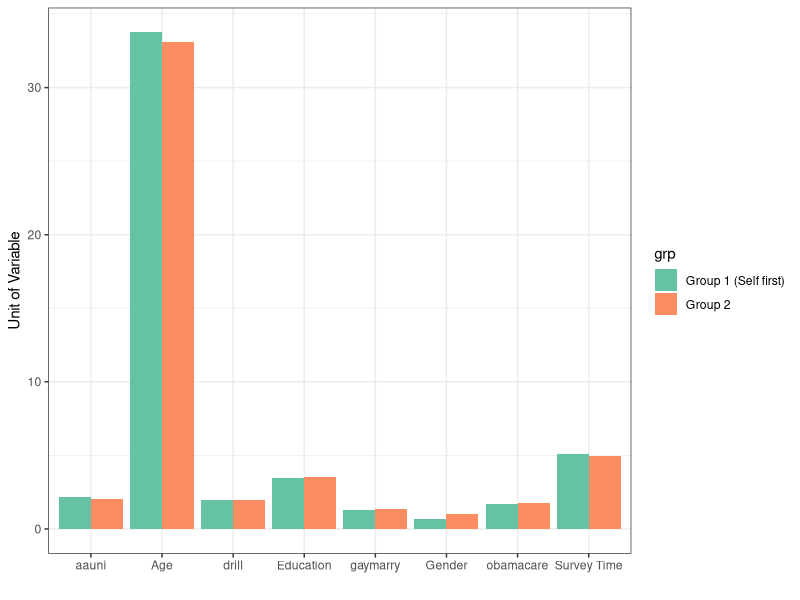

Here is the R script that generated this plot: (Note: this script raises an error after producing the figure.)
rm(list = ls())
################################################################################
# Data analysis for rationalizaion Experiment
# Fridolin Linder
#
# Input: main_study_clean.csv (cleaned qualtrix data output)
################################################################################
#setwd("~/Dropbox/rationalization/rationalization")
library(randomForest)
library(xtable)
library(ggplot2)
library(scales)
library(grid)
library(dplyr)

# Load data
dat <- read.csv("../data/main_study/main_study_clean.csv", sep = ",")

# Recode climate change question
dat$gwhow[is.na(dat$gwhow)] <- dat$gwhow2[!is.na(dat$gwhow2)]
dat$gwhow2 <- NULL 

#===============================================================================
# Some descriptive plots for the research plan
#===============================================================================

# Balance Statistics
stats <- c(tapply(dat$age, dat$group, mean),
           tapply(dat$edu, dat$group, mean),
           tapply(dat$sex, dat$group, mean),
           tapply(dat$tcompl, dat$group, mean),
           tapply(dat$gaymarry, dat$group, mean),
           tapply(dat$aauni, dat$group, mean),
           tapply(dat$drill, dat$group, mean),
           tapply(dat$hltref, dat$group, mean))
pdat <- data.frame(val = stats, grp = rep(c("Group 1 (Self first)", "Group 2"), 8), 
                   var = rep(c("Age", "Education", "Gender", "Survey Time",
                               "gaymarry", "aauni", "drill", "obamacare"), 
                             each = 2)
)
p <- ggplot(pdat, aes(var, val, fill = grp))
p <- p + geom_bar(position = "dodge", stat = "identity")
p <- p + theme_bw() + scale_fill_brewer(palette="Set2")
p <- p + labs(y = "Unit of Variable", x = "")
ggsave(plot = p, filenam = "../figures/bal_main.png")

# Time to complete survey
p <- ggplot(dat, aes(tcompl))
p <- p + geom_density() + theme_bw()
p <- p + geom_histogram(aes(y = ..density..), colour = "#FC8D62", fill = "#66C2A5",
                        alpha = 0.8, binwidth = 1) 
p <- p + labs(x = "Time in Minutes")
ggsave(plot = p, filenam = "../figures/main/time.png")

# Deal with other pref = other party
dat$pref2[dat$pref2 == ""] <- NA
dat$pref2_fac <- NA
dat$pref2_fac[grep("^[I,i]ndepend[e,a]nt$", dat$pref2)] <- 3
dat$pref2_fac[grep("^[G,g]reen$", dat$pref2)] <- 4
dat$pref2_fac[grep("^[L,l]ibertarian$", dat$pref2)] <- 5
dat$pref[dat$pref == 3]  <- NA
dat$pref <- apply(cbind(dat$pref2_fac, dat$pref), 1, sum, na.rm = TRUE)
dat$pref <- factor(dat$pref, labels = c("democrat", "republican", 
                                        "independent", "green", "libertarian"),
                   levels = c(1:5))
dat$pref2_fac <- NULL

# Plot preferences
p <- ggplot(dat, aes(dat$pref)) + geom_bar()
p <- p + labs(x = "Prefered Party") + theme_bw()
ggsave(plot = p, filenam = "../figures/main/preferences.png")

### Train predictive model

# Recode opinion variables to factors
vars_to_recode <- c("hltref", "gaymarry", "gayadopt", "abrtch", "abrthlth", "abrtinc", 
                      "abrtbd", "abrtrpe", "abrtdth", "abrtfin", "fedenv", "fedwlf", 
                      "fedpoor", "fedschool", "drill", "gwhap", "gwhow", "aauni", 
                      "aawork", "gun")
for(var in vars_to_recode)
  dat[, var] <- as.factor(dat[, var])


mod <- self_placement ~ hltref + gaymarry + gayadopt + abrtch + abrthlth + abrtinc + 
  abrtbd + abrtrpe + abrtdth + abrtfin + fedenv + fedwlf + fedpoor + fedschool + 
  drill + gwhap + gwhow + aauni + aawork + gun + comm + edu
fit <- randomForest(mod, data = dat[dat$group == 1, ],  importance = T)

imp <- sort(fit$importance[, 1], decreasing = T)
pdat <- data.frame(imp = imp, var = names(imp))
rownames(pdat) <- NULL
pdat$var <- factor(pdat$var, levels = pdat$var[order(pdat$imp)])


# Plot importance for prerun data
p <- ggplot(pdat, aes(var, imp))
p <- p + geom_bar(stat = "identity")
p <- p + scale_y_continuous(breaks = pretty_breaks())
p <- p + labs(y = "Mean Increase in MSE after Permutation")
p <- p + theme_bw()
p <- p + theme(plot.margin = unit(rep(.15, 4), "in"), axis.title.y = element_blank())
p <- p + coord_flip()
ggsave(plot = p, filenam = "../figures/main/varimp.png")


# Prediction for both groups
pred1 <- predict(fit)
pred2 <- predict(fit, dat[dat$group == 2, ])
pdat <- data.frame(observed = c(dat$self_placement[dat$group == 1],
                                dat$self_placement[dat$group == 2]),
                   predicted = c(pred1, pred2),
                   group = c(rep("Group 1 (Self first)", length(pred1)),
                             rep("Group 2", length(pred2)))
                   )
p <- ggplot(pdat, aes(observed, predicted, color = group, shape = group))
p <- p + geom_point(size = 3) + geom_abline(intercept = 0, slope = 1)
p <- p + theme_bw() + ylim(0, 100) + xlim(0, 100)
ggsave(plot = p, filenam = "../figures/main/prediction.png")


#===============================================================================
# Test the hypotheses
#===============================================================================

## Allow for bias in both directions

# Bias in self
X <- (dat[dat$group == 1, "self_placement"] - pred1)^2
Y <- (dat[dat$group == 2, "self_placement"] - pred2)^2

# Bias in candidate
Z <- (dat$self_placement[dat$group == 1] - dat$candidate_placement[dat$group == 1])^2
W <- (pred2 - dat$candidate_placement[dat$group == 2])^2
